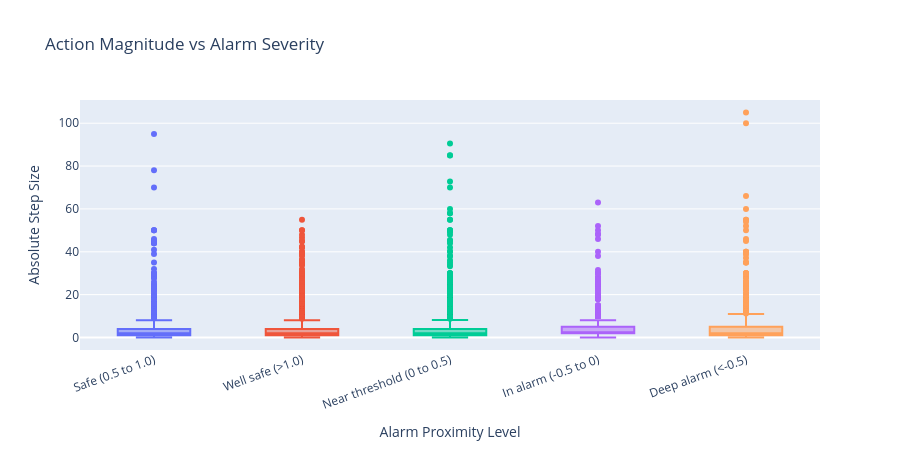

Write notebook code for a chart like this one.
### Code cell
# Does action magnitude correlate with severity?
# Hypothesis: Operators apply larger steps when the situation is more critical
merged_with_ctx = merged.dropna(subset=['merged_ctx_alarm_proximity', 'merged_step']).copy()
merged_with_ctx['abs_step'] = merged_with_ctx['merged_step'].abs()

# Bin alarm proximity into severity levels
merged_with_ctx['severity'] = pd.cut(
    merged_with_ctx['merged_ctx_alarm_proximity'],
    bins=[-np.inf, -0.5, 0, 0.5, 1.0, np.inf],
    labels=['Deep alarm (<-0.5)', 'In alarm (-0.5 to 0)', 'Near threshold (0 to 0.5)', 
            'Safe (0.5 to 1.0)', 'Well safe (>1.0)']
)

fig = px.box(
    merged_with_ctx, x='severity', y='abs_step', 
    color='severity',
    title='Action Magnitude vs Alarm Severity',
    labels={'abs_step': 'Absolute Step Size', 'severity': 'Alarm Proximity Level'}
)
fig.update_layout(height=450, showlegend=False, xaxis_tickangle=-20)
fig.show()

print("\nMedian absolute step by severity:")
print(merged_with_ctx.groupby('severity')['abs_step'].agg(['median', 'mean', 'count']).to_string())

### Figure 1 — Plotly figure (JSON) as saved in the notebook; plotly's stock layout.template omitted (floating-point values rounded to 4 significant figures; data arrays with more than 128 entries replaced by an {"elided": "..."} marker saying what was removed)
{"data": [{"alignmentgroup": "True", "hovertemplate": "Alarm Proximity Level=%{x}<br>Absolute Step Size=%{y}<extra></extra>", "legendgroup": "Safe (0.5 to 1.0)", "marker": {"color": "#636efa"}, "name": "Safe (0.5 to 1.0)", "notched": false, "offsetgroup": "Safe (0.5 to 1.0)", "orientation": "v", "showlegend": true, "type": "box", "x": {"elided": "1637 str values"}, "x0": " ", "xaxis": "x", "y": {"elided": "1637 float values"}, "y0": " ", "yaxis": "y"}, {"alignmentgroup": "True", "hovertemplate": "Alarm Proximity Level=%{x}<br>Absolute Step Size=%{y}<extra></extra>", "legendgroup": "Well safe (>1.0)", "marker": {"color": "#EF553B"}, "name": "Well safe (>1.0)", "notched": false, "offsetgroup": "Well safe (>1.0)", "orientation": "v", "showlegend": true, "type": "box", "x": {"elided": "1643 str values"}, "x0": " ", "xaxis": "x", "y": {"elided": "1643 float values"}, "y0": " ", "yaxis": "y"}, {"alignmentgroup": "True", "hovertemplate": "Alarm Proximity Level=%{x}<br>Absolute Step Size=%{y}<extra></extra>", "legendgroup": "Near threshold (0 to 0.5)", "marker": {"color": "#00cc96"}, "name": "Near threshold (0 to 0.5)", "notched": false, "offsetgroup": "Near threshold (0 to 0.5)", "orientation": "v", "showlegend": true, "type": "box", "x": {"elided": "2083 str values"}, "x0": " ", "xaxis": "x", "y": {"elided": "2083 float values"}, "y0": " ", "yaxis": "y"}, {"alignmentgroup": "True", "hovertemplate": "Alarm Proximity Level=%{x}<br>Absolute Step Size=%{y}<extra></extra>", "legendgroup": "In alarm (-0.5 to 0)", "marker": {"color": "#ab63fa"}, "name": "In alarm (-0.5 to 0)", "notched": false, "offsetgroup": "In alarm (-0.5 to 0)", "orientation": "v", "showlegend": true, "type": "box", "x": {"elided": "777 str values"}, "x0": " ", "xaxis": "x", "y": {"elided": "777 float values"}, "y0": " ", "yaxis": "y"}, {"alignmentgroup": "True", "hovertemplate": "Alarm Proximity Level=%{x}<br>Absolute Step Size=%{y}<extra></extra>", "legendgroup": "Deep alarm (<-0.5)", "marker": {"color": "#FFA15A"}, "name": "Deep alarm (<-0.5)", "notched": false, "offsetgroup": "Deep alarm (<-0.5)", "orientation": "v", "showlegend": true, "type": "box", "x": {"elided": "1104 str values"}, "x0": " ", "xaxis": "x", "y": {"elided": "1104 float values"}, "y0": " ", "yaxis": "y"}], "layout": {"boxmode": "overlay", "height": 450, "legend": {"title": {"text": "Alarm Proximity Level"}, "tracegroupgap": 0}, "showlegend": false, "title": {"text": "Action Magnitude vs Alarm Severity"}, "xaxis": {"anchor": "y", "categoryarray": ["Safe (0.5 to 1.0)", "Well safe (>1.0)", "Near threshold (0 to 0.5)", "In alarm (-0.5 to 0)", "Deep alarm (<-0.5)"], "categoryorder": "array", "domain": [0, 1], "tickangle": -20, "title": {"text": "Alarm Proximity Level"}}, "yaxis": {"anchor": "x", "domain": [0, 1], "title": {"text": "Absolute Step Size"}}}}
